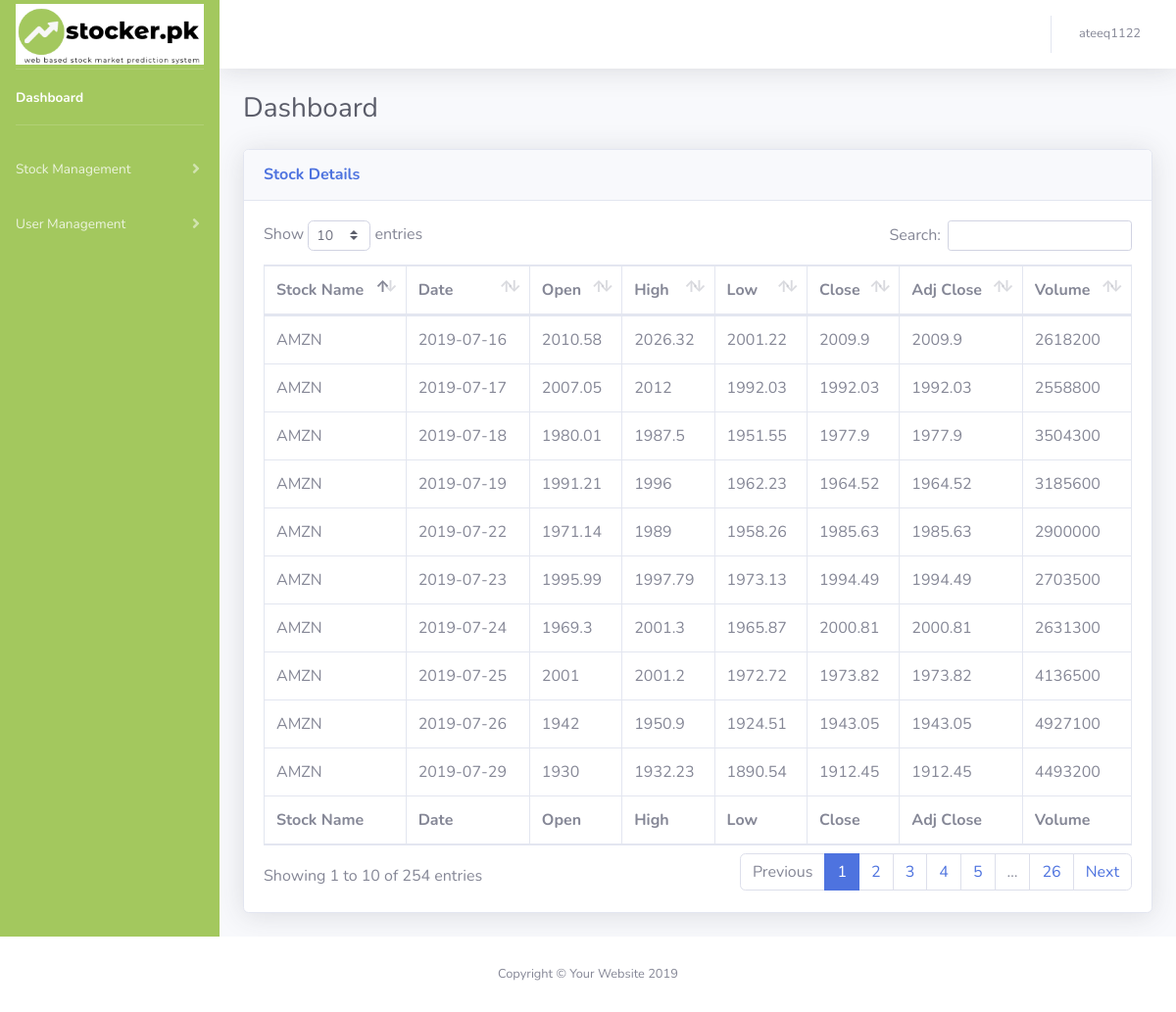
/admin/viewStock.php?userId=2 (signed in), run on the app's committed database.
### tables this page shows
CREATE TABLE `stockdetails` (
  `detailId` int(10) NOT NULL,
  `stockDate` date NOT NULL,
  `stockOpen` float NOT NULL,
  `stockHigh` float NOT NULL,
  `stockLow` float NOT NULL,
  `stockClose` float NOT NULL,
  `adjClose` float NOT NULL,
  `volume` float NOT NULL,
  `stockId` int(10) NOT NULL
);

CREATE TABLE `stockinfo` (
  `stockId` int(10) NOT NULL,
  `stockName` varchar(200) NOT NULL,
  `userId` int(10) NOT NULL
);

### admin/viewStock.php (the view, shortened to what this page needs)
<?php
include("C:/xampp/htdocs/stocker.pk/config/connect.php");
if(isset($_GET['userId'])){
  $userId = $_GET['userId'];
}
$selectStock = "select d.stockDate,d.stockOpen,d.stockHigh,d.stockLow,d.stockClose,d.adjClose,d.volume, s.stockName from stockdetails d join stockinfo s on d.stockId = s.stockId where userId = '$userId' ";
$resultStock = mysqli_query($con, $selectStock);
?>
<!DOCTYPE html>
<html lang="en">
<head>
  <link href="http://localhost/stocker.pk/admin/vendor/fontawesome-free/css/all.min.css" rel="stylesheet" type="text/css">
  <link href="http://localhost/stocker.pk/admin/css/sb-admin-2.min.css" rel="stylesheet">
  <link href="http://localhost/stocker.pk/admin/vendor/fontawesome-free/css/all.min.css" rel="stylesheet" type="text/css">
  <link href="http://localhost/stocker.pk/admin/css/sb-admin-2.min.css" rel="stylesheet">
  <link href="http://localhost/stocker.pk/admin/vendor/datatables/dataTables.bootstrap4.min.css" rel="stylesheet">
</head>
<body id="page-top">
  <div id="wrapper">
<ul class="navbar-nav bg-gradient-primary sidebar sidebar-dark accordion" id="accordionSidebar">
      <div>
                    <a class="sidebar-brand d-flex align-items-center justify-content-center" href="http://localhost/stocker.pk/admin/" class="logo">
                        <div >
                            <img class="img-fluid" src="http://localhost/stocker.pk/admin/img/logo.png" alt="missing_logo" height="65">
                        </div>
                    </a>
      <hr class="sidebar-divider my-0">
      <li class="nav-item active">
        <a class="nav-link" href="http://localhost/stocker.pk/admin/">
          <span>Dashboard</span></a>
      </li>
<hr class="sidebar-divider">
<li class="nav-item">
  <a class="nav-link collapsed" href="#" data-toggle="collapse" data-target="#collapseTwo" aria-expanded="true" aria-controls="collapseTwo">
    <span>Stock Management</span>
  </a>
</li>
<li class="nav-item">
  <a class="nav-link collapsed" href="#" data-toggle="collapse" data-target="#collapseUtilities" aria-expanded="true" aria-controls="collapseUtilities">
    <span>User Management</span>
  </a>
</li>
</ul>
    <div id="content-wrapper" class="d-flex flex-column">
      <div id="content">
<nav class="navbar navbar-expand navbar-light bg-white topbar mb-4 static-top shadow">
<ul class="navbar-nav ml-auto">
  <li class="nav-item dropdown no-arrow">
    <a class="nav-link dropdown-toggle" href="#" id="userDropdown" role="button" data-toggle="dropdown" aria-haspopup="true" aria-expanded="false">
      <span class="mr-2 d-none d-lg-inline text-gray-600 small"><?php echo $_SESSION['userId']; ?></span>
    </a>
  </li>
</ul>
</nav>
      </div>
        <div class="container-fluid">
          <div class="d-sm-flex align-items-center justify-content-between mb-4">
            <h1 class="h3 mb-0 text-gray-800">Dashboard</h1>
          </div>
                   <div class="card shadow mb-4">
            <div class="card-header py-3">
              <h6 class="m-0 font-weight-bold text-primary">Stock Details</h6>
            </div>
            <div class="card-body">
              <div class="table-responsive">
                <table class="table table-bordered" id="dataTable" width="100%" cellspacing="0">
                  <thead>
                    <tr>
                    <th>Stock Name</th>
                      <th>Date</th>
                      <th>Open</th>
                      <th>High</th>
                      <th>Low</th>
                      <th>Close</th>
                      <th>Adj Close</th>
                      <th>Volume</th>
                    </tr>
                  </thead>
                  <tfoot>
                    <tr>
                      <th>Stock Name</th>
                      <th>Date</th>
                      <th>Open</th>
                      <th>High</th>
                      <th>Low</th>
                      <th>Close</th>
                      <th>Adj Close</th>
                      <th>Volume</th>
                  </tfoot>
                  <tbody>
                  <?php
                 if(mysqli_num_rows($resultStock) > 0)
                {
                  while($row = mysqli_fetch_assoc($resultStock))
                {
                  ?>
                  <tr>
                  <td><?php echo $row["stockName"]; ?></td>
                      <td><?php echo $row["stockDate"]; ?></td>
                      <td><?php echo $row["stockOpen"]; ?></td>
                      <td><?php echo $row["stockHigh"]; ?></td>
                      <td><?php echo $row["stockLow"]; ?></td>
                      <td><?php echo $row["stockClose"]; ?></td>
                      <td><?php echo $row["adjClose"]; ?></td>
                      <td><?php echo $row["volume"]; ?></td>
                    </tr>
                    <?php
                }
                }
                    ?>
                  </tbody>
                </table>
              </div>
            </div>
          </div>
              </div>
            </div>
          </div>
      <footer class="sticky-footer bg-white">
        <div class="container my-auto">
          <div class="copyright text-center my-auto">
            <span>Copyright &copy; Your Website 2019</span>
          </div>
        </div>
      </footer>
</body>
</html>

### data on the page
stockdetails: stockId.stockName "AMZN", stockDate "2019-07-16", stockOpen "2010.58", stockHigh "2026.32", stockLow "2001.22", stockClose "2009.9", adjClose "2009.9", volume "2618200"
stockdetails: stockId.stockName "AMZN", stockDate "2019-07-17", stockOpen "2007.05", stockHigh "2012", stockLow "1992.03", stockClose "1992.03", adjClose "1992.03", volume "2558800"
stockdetails: stockId.stockName "AMZN", stockDate "2019-07-18", stockOpen "1980.01", stockHigh "1987.5", stockLow "1951.55", stockClose "1977.9", adjClose "1977.9", volume "3504300"
stockdetails: stockId.stockName "AMZN", stockDate "2019-07-19", stockOpen "1991.21", stockHigh "1996", stockLow "1962.23", stockClose "1964.52", adjClose "1964.52", volume "3185600"
stockdetails: stockId.stockName "AMZN", stockDate "2019-07-22", stockOpen "1971.14", stockHigh "1989", stockLow "1958.26", stockClose "1985.63", adjClose "1985.63", volume "2900000"
stockdetails: stockId.stockName "AMZN", stockDate "2019-07-23", stockOpen "1995.99", stockHigh "1997.79", stockLow "1973.13", stockClose "1994.49", adjClose "1994.49", volume "2703500"
stockdetails: stockId.stockName "AMZN", stockDate "2019-07-24", stockOpen "1969.3", stockHigh "2001.3", stockLow "1965.87", stockClose "2000.81", adjClose "2000.81", volume "2631300"
stockdetails: stockId.stockName "AMZN", stockDate "2019-07-25", stockOpen "2001", stockHigh "2001.2", stockLow "1972.72", stockClose "1973.82", adjClose "1973.82", volume "4136500"
stockdetails: stockId.stockName "AMZN", stockDate "2019-07-26", stockOpen "1942", stockHigh "1950.9", stockLow "1924.51", stockClose "1943.05", adjClose "1943.05", volume "4927100"
stockdetails: stockId.stockName "AMZN", stockDate "2019-07-29", stockOpen "1930", stockHigh "1932.23", stockLow "1890.54", stockClose "1912.45", adjClose "1912.45", volume "4493200"

### other printed values
$_SESSION['userId'] "ateeq1122"
